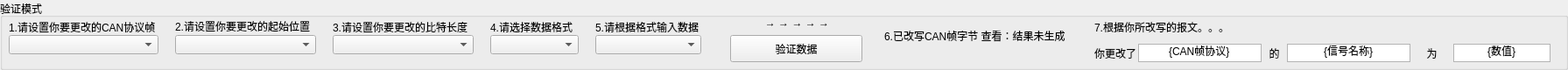
   <widget class="QGroupBox" name="groupBox_4">
    <property name="geometry">
     <rect>
      <x>190</x>
      <y>580</y>
      <width>1791</width>
      <height>80</height>
     </rect>
    </property>
    <property name="title">
     <string>验证模式</string>
    </property>
    <widget class="QComboBox" name="comboBox">
     <property name="geometry">
      <rect>
       <x>10</x>
       <y>40</y>
       <width>171</width>
       <height>22</height>
      </rect>
     </property>
    </widget>
    <widget class="QComboBox" name="comboBox_2">
     <property name="geometry">
      <rect>
       <x>380</x>
       <y>40</y>
       <width>161</width>
       <height>22</height>
      </rect>
     </property>
    </widget>
    <widget class="QComboBox" name="comboBox_3">
     <property name="geometry">
      <rect>
       <x>200</x>
       <y>40</y>
       <width>161</width>
       <height>22</height>
      </rect>
     </property>
    </widget>
    <widget class="QPushButton" name="pushButton_4">
     <property name="geometry">
      <rect>
       <x>834</x>
       <y>40</y>
       <width>151</width>
       <height>31</height>
      </rect>
     </property>
     <property name="text">
      <string>验证数据</string>
     </property>
    </widget>
    <widget class="QLabel" name="label_3">
     <property name="geometry">
      <rect>
       <x>10</x>
       <y>20</y>
       <width>171</width>
       <height>21</height>
      </rect>
     </property>
     <property name="text">
      <string>1.请设置你要更改的CAN协议帧</string>
     </property>
    </widget>
    <widget class="QLabel" name="label_4">
     <property name="geometry">
      <rect>
       <x>200</x>
       <y>20</y>
       <width>160</width>
       <height>20</height>
      </rect>
     </property>
     <property name="text">
      <string>2.请设置你要更改的起始位置</string>
     </property>
    </widget>
    <widget class="QLabel" name="label_5">
     <property name="geometry">
      <rect>
       <x>380</x>
       <y>20</y>
       <width>161</width>
       <height>21</height>
      </rect>
     </property>
     <property name="text">
      <string>3.请设置你要更改的比特长度</string>
     </property>
    </widget>
    <widget class="QLabel" name="label_6">
     <property name="geometry">
      <rect>
       <x>560</x>
       <y>20</y>
       <width>101</width>
       <height>21</height>
      </rect>
     </property>
     <property name="text">
      <string>4.请选择数据格式</string>
     </property>
    </widget>
    <widget class="QLabel" name="label_7">
     <property name="geometry">
      <rect>
       <x>680</x>
       <y>20</y>
       <width>121</width>
       <height>21</height>
      </rect>
     </property>
     <property name="text">
      <string>5.请根据格式输入数据</string>
     </property>
    </widget>
    <widget class="QComboBox" name="comboBox_4">
     <property name="geometry">
      <rect>
       <x>560</x>
       <y>40</y>
       <width>101</width>
       <height>22</height>
      </rect>
     </property>
    </widget>
    <widget class="QComboBox" name="comboBox_5">
     <property name="geometry">
      <rect>
       <x>680</x>
       <y>40</y>
       <width>121</width>
       <height>22</height>
      </rect>
     </property>
    </widget>
    <widget class="QLabel" name="label_8">
     <property name="geometry">
      <rect>
       <x>840</x>
       <y>10</y>
       <width>141</width>
       <height>31</height>
      </rect>
     </property>
     <property name="text">
      <string>→ → → → →</string>
     </property>
     <property name="alignment">
      <set>Qt::AlignCenter</set>
     </property>
    </widget>
    <widget class="QLabel" name="label_11">
     <property name="geometry">
      <rect>
       <x>1010</x>
       <y>20</y>
       <width>221</width>
       <height>41</height>
      </rect>
     </property>
     <property name="text">
      <string>6.已改写CAN帧字节 查看：结果未生成</string>
     </property>
    </widget>
    <widget class="QLabel" name="label_10">
     <property name="geometry">
      <rect>
       <x>1250</x>
       <y>20</y>
       <width>151</width>
       <height>21</height>
      </rect>
     </property>
     <property name="text">
      <string>7.根据你所改写的报文。。。</string>
     </property>
    </widget>
    <widget class="QLabel" name="label_12">
     <property name="geometry">
      <rect>
       <x>1250</x>
       <y>50</y>
       <width>51</width>
       <height>21</height>
      </rect>
     </property>
     <property name="text">
      <string>你更改了</string>
     </property>
    </widget>
    <widget class="QLineEdit" name="lineEditq_2">
     <property name="geometry">
      <rect>
       <x>1300</x>
       <y>50</y>
       <width>141</width>
       <height>21</height>
      </rect>
     </property>
     <property name="autoFillBackground">
      <bool>false</bool>
     </property>
     <property name="styleSheet">
      <string notr="true">border:1px solid rgb(180, 180, 180);</string>
     </property>
     <property name="text">
      <string>{CAN帧协议}</string>
     </property>
     <property name="alignment">
      <set>Qt::AlignCenter</set>
     </property>
    </widget>
    <widget class="QLabel" name="label_13">
     <property name="geometry">
      <rect>
       <x>1440</x>
       <y>50</y>
       <width>31</width>
       <height>21</height>
      </rect>
     </property>
     <property name="text">
      <string>的</string>
     </property>
     <property name="alignment">
      <set>Qt::AlignCenter</set>
     </property>
    </widget>
    <widget class="QLineEdit" name="lineEditq_3">
     <property name="geometry">
      <rect>
       <x>1470</x>
       <y>50</y>
       <width>141</width>
       <height>21</height>
      </rect>
     </property>
     <property name="autoFillBackground">
      <bool>false</bool>
     </property>
     <property name="styleSheet">
      <string notr="true">border:1px solid rgb(180, 180, 180);</string>
     </property>
     <property name="text">
      <string>{信号名称}</string>
     </property>
     <property name="alignment">
      <set>Qt::AlignCenter</set>
     </property>
    </widget>
    <widget class="QLineEdit" name="lineEditq_4">
     <property name="geometry">
      <rect>
       <x>1660</x>
       <y>50</y>
       <width>111</width>
       <height>21</height>
      </rect>
     </property>
     <property name="autoFillBackground">
      <bool>false</bool>
     </property>
     <property name="styleSheet">
      <string notr="true">border:1px solid rgb(180, 180, 180);</string>
     </property>
     <property name="text">
      <string>{数值}</string>
     </property>
     <property name="alignment">
      <set>Qt::AlignCenter</set>
     </property>
    </widget>
    <widget class="QLabel" name="label_14">
     <property name="geometry">
      <rect>
       <x>1620</x>
       <y>50</y>
       <width>31</width>
       <height>21</height>
      </rect>
     </property>
     <property name="text">
      <string>为</string>
     </property>
     <property name="alignment">
      <set>Qt::AlignCenter</set>
     </property>
    </widget>
   </widget>
